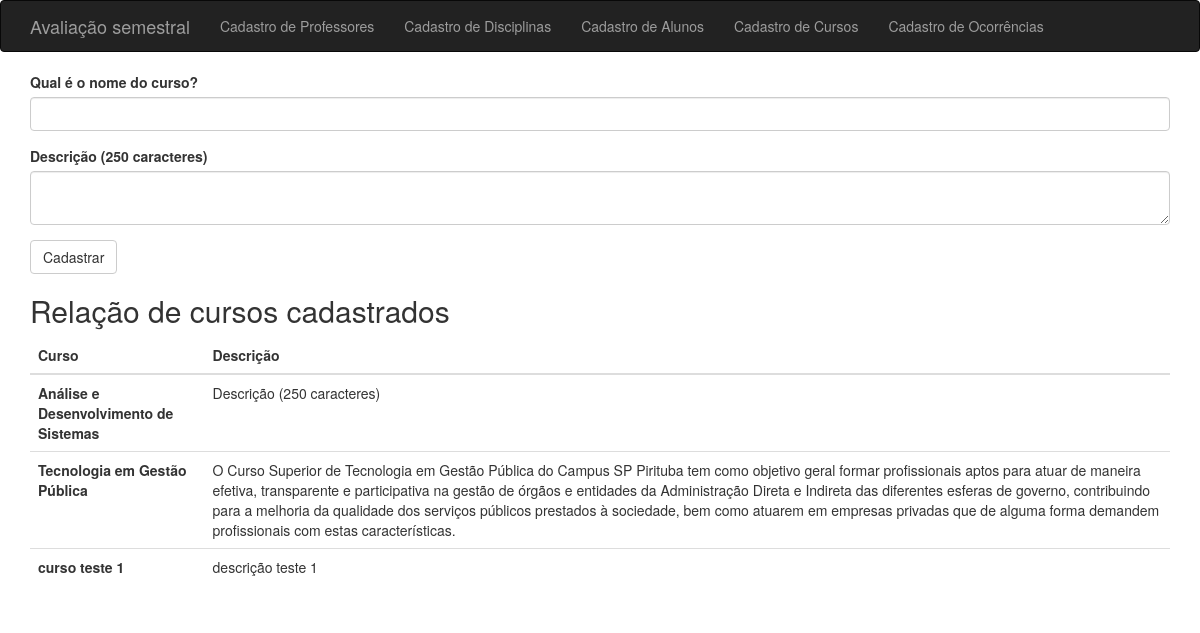
Page /cursos on the committed database.
### flasky.py (models this page shows, shortened)
class Course(db.Model):
    __tablename__ = 'courses'
    id = db.Column(db.Integer, primary_key=True)
    name = db.Column(db.String(250), unique=True, index=True)
    description = db.Column(db.String(250))

### flasky.py (the view, shortened to what this page needs)
@app.route('/cursos', methods=['GET', 'POST'])
def aluno():
    form = CourseForm()
    courses_list = Course.query.order_by(Course.name).all()
    return render_template('index.html',
                           form=form,
                           name=session.get('name'),
                           known=session.get('known', False),
                           courses=courses_list)

### flasky.py
class CourseForm(FlaskForm):
    name = StringField('Qual é o nome do curso?', validators=[DataRequired()])
    description = TextAreaField('Descrição (250 caracteres)', validators=[DataRequired()])
    submit = SubmitField('Cadastrar')

### templates/index.html (shortened to what this page needs)
{% extends "base_template.html" %}
{% import "bootstrap/wtf.html" as wtf %}
{% block page_content %}
{{ wtf.quick_form(form) }}
<h2>Relação de cursos cadastrados</h2>
{% if courses %}
    <table class="table">
        <thead>
            <tr>
                <th>Curso</th>
                <th>Descrição</th>
            </tr>
        </thead>
        <tbody>
            {% for course in courses %}
            <tr>
                <td><strong>{{ course.name }}</strong></td>
                <td>{{ course.description }}</td>
            </tr>
            {% endfor %}
        </tbody>
    </table>
{% else %}
    <p>Nenhum curso cadastrado ainda.</p>
{% endif %}
{% endblock %}

### templates/base_template.html (shortened to what this page needs)
{% extends "bootstrap/base.html" %}
{% block head %}
{{ super() }}
{% endblock %}
{% block navbar %}
<div class="navbar navbar-inverse" role="navigation">
    <div class="container">
        <div class="navbar-header">
            <a class="navbar-brand" href="/">Avaliação semestral</a>
        </div>
        <div class="navbar-collapse collapse">
        <ul class="nav navbar-nav">
            <li><a href="/professores">Cadastro de Professores</a></li>
            <li><a href="/disciplinas">Cadastro de Disciplinas</a></li>
            <li><a href="/alunos">Cadastro de Alunos</a></li>
            <li><a href="/cursos">Cadastro de Cursos</a></li>
            <li><a href="/ocorrencias">Cadastro de Ocorrências</a></li>
        </ul>
        </div>
    </div>
</div>
{% endblock %}
{% block content %}
<div class="container">
    {% block page_content %}{% endblock %}
</div>
{% endblock %}

### rows in the picture
Course: name "Análise e Desenvolvimento de Sistemas", description "Descrição (250 caracteres)"
Course: name "Tecnologia em Gestão Pública", description "O Curso Superior de Tecnologia em Gestão Pública do Campus SP Pirituba tem como objetivo geral formar profissionais aptos para atuar de maneira efetiva, transparente e participativa na gestão de órgãos e entidades da Administração Direta e Indireta das diferentes esferas de governo, contribuindo para a melhoria da qualidade dos serviços públicos prestados à sociedade, bem como atuarem em empresas privadas que de alguma forma demandem profissionais com estas características."
Course: name "curso teste 1", description "descrição teste 1"
